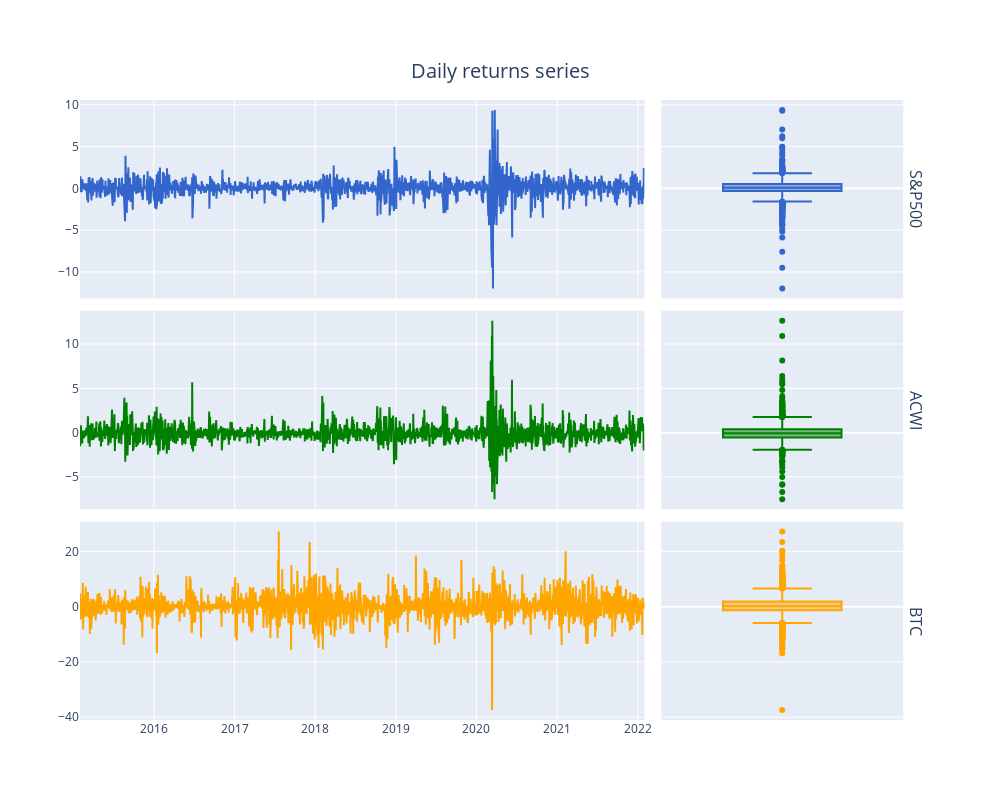

The code cell stored with this chart in its notebook:
### Code cell
# Plotting line plots and box plots for each return series

fig = make_subplots(rows=3, cols=2, vertical_spacing = 0.02, horizontal_spacing = 0.02,
                    row_titles=['S&P500','ACWI','BTC'], shared_xaxes='columns', shared_yaxes='rows', column_widths=[0.7,0.3])


### S&P500 ###

perc = [round(p*100,2) for p in sp500['SP500_return']]
hov_date = [d for d in sp500['Date'].dt.date]
hover = [str(d) + ': ' + str(p) + '%' for d, p in zip(hov_date, perc)]

# Dispersão (vol)
fig.add_trace(go.Scatter(x=sp500['Date'], y=perc, name='', hoverinfo='text', hovertext=hover, line_color='#3366CC', 
                         showlegend=False, mode='lines'), row=1, col=1)

# Boxplot
fig.add_trace(go.Box(y=perc, name='', showlegend=False, marker_color='#3366CC'), row=1, col=2)



### ACWI ###

perc = [round(p*100,2) for p in acwi['ACWI_return']]
hov_date = [d for d in acwi['Date'].dt.date]
hover = [str(d) + ': ' + str(p) + '%' for d, p in zip(hov_date, perc)]

# Dispersão (vol)
fig.add_trace(go.Scatter(x=acwi['Date'], y=perc, name='', hoverinfo='text', hovertext=hover, line_color='Green', 
                         showlegend=False, mode='lines'), row=2, col=1)

# Boxplot
fig.add_trace(go.Box(y=perc, name='', showlegend=False, marker_color='Green'), row=2, col=2)



### Bitcoin ###

# hover text 
perc = [round(p*100,2) for p in bitcoin['BTC_return']]
hov_date = [d for d in bitcoin['Date'].dt.date]
hover = [str(d) + ': ' + str(p) + '%' for d, p in zip(hov_date, perc)]

# Dispersão (vol)
fig.add_trace(go.Scatter(x=bitcoin['Date'], y=perc, name='',  hoverinfo='text', hovertext=hover, line_color='orange', 
                         showlegend=False, mode='lines'), row=3, col=1)

# Boxplot
fig.add_trace(go.Box(y=perc, name='', showlegend=False, marker_color='orange'), row=3, col=2)


### Layout adjustments ###

fig.update_layout(
    {'title': {'text': 'Daily returns series', 
               'font':{'size':20}, 'x': 0.5, 'y': 0.92}})
fig.update_layout(autosize=False, width=1000, height=800)

fig.show()
fig.write_html("C:\\Users\\Carlos Alberto\\Documents\\Carlos\\Cursos\\Udacity\\daily_returns.html");

### Figure 1 — Plotly figure (JSON) as saved in the notebook; plotly's stock layout.template omitted (floating-point values rounded to 4 significant figures; data arrays with more than 128 entries replaced by an {"elided": "..."} marker saying what was removed)
{"data": [{"hoverinfo": "text", "hovertext": {"elided": "1762 str values"}, "line": {"color": "#3366CC"}, "mode": "lines", "name": "", "showlegend": false, "type": "scatter", "x": {"elided": "1762 str values"}, "xaxis": "x", "y": {"elided": "1762 float values"}, "yaxis": "y"}, {"marker": {"color": "#3366CC"}, "name": "", "showlegend": false, "type": "box", "xaxis": "x2", "y": {"elided": "1762 float values"}, "yaxis": "y2"}, {"hoverinfo": "text", "hovertext": {"elided": "1762 str values"}, "line": {"color": "Green"}, "mode": "lines", "name": "", "showlegend": false, "type": "scatter", "x": {"elided": "1762 str values"}, "xaxis": "x3", "y": {"elided": "1762 float values"}, "yaxis": "y3"}, {"marker": {"color": "Green"}, "name": "", "showlegend": false, "type": "box", "xaxis": "x4", "y": {"elided": "1762 float values"}, "yaxis": "y4"}, {"hoverinfo": "text", "hovertext": {"elided": "2557 str values"}, "line": {"color": "orange"}, "mode": "lines", "name": "", "showlegend": false, "type": "scatter", "x": {"elided": "2557 str values"}, "xaxis": "x5", "y": {"elided": "2557 float values"}, "yaxis": "y5"}, {"marker": {"color": "orange"}, "name": "", "showlegend": false, "type": "box", "xaxis": "x6", "y": {"elided": "2557 float values"}, "yaxis": "y6"}], "layout": {"annotations": [{"font": {"size": 16}, "showarrow": false, "text": "S&P500", "textangle": 90, "x": 0.98, "xanchor": "left", "xref": "paper", "y": 0.84, "yanchor": "middle", "yref": "paper"}, {"font": {"size": 16}, "showarrow": false, "text": "ACWI", "textangle": 90, "x": 0.98, "xanchor": "left", "xref": "paper", "y": 0.5, "yanchor": "middle", "yref": "paper"}, {"font": {"size": 16}, "showarrow": false, "text": "BTC", "textangle": 90, "x": 0.98, "xanchor": "left", "xref": "paper", "y": 0.16, "yanchor": "middle", "yref": "paper"}], "autosize": false, "height": 800, "title": {"font": {"size": 20}, "text": "Daily returns series", "x": 0.5, "y": 0.92}, "width": 1000, "xaxis": {"anchor": "y", "domain": [0, 0.672], "matches": "x5", "showticklabels": false}, "xaxis2": {"anchor": "y2", "domain": [0.692, 0.98], "matches": "x6", "showticklabels": false}, "xaxis3": {"anchor": "y3", "domain": [0, 0.672], "matches": "x5", "showticklabels": false}, "xaxis4": {"anchor": "y4", "domain": [0.692, 0.98], "matches": "x6", "showticklabels": false}, "xaxis5": {"anchor": "y5", "domain": [0, 0.672]}, "xaxis6": {"anchor": "y6", "domain": [0.692, 0.98]}, "yaxis": {"anchor": "x", "domain": [0.68, 1]}, "yaxis2": {"anchor": "x2", "domain": [0.68, 1], "matches": "y", "showticklabels": false}, "yaxis3": {"anchor": "x3", "domain": [0.34, 0.66]}, "yaxis4": {"anchor": "x4", "domain": [0.34, 0.66], "matches": "y3", "showticklabels": false}, "yaxis5": {"anchor": "x5", "domain": [0, 0.32]}, "yaxis6": {"anchor": "x6", "domain": [0, 0.32], "matches": "y5", "showticklabels": false}}}
